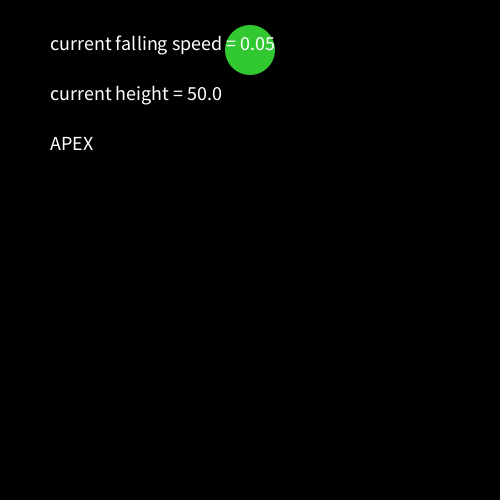
Frame 1 (no input)
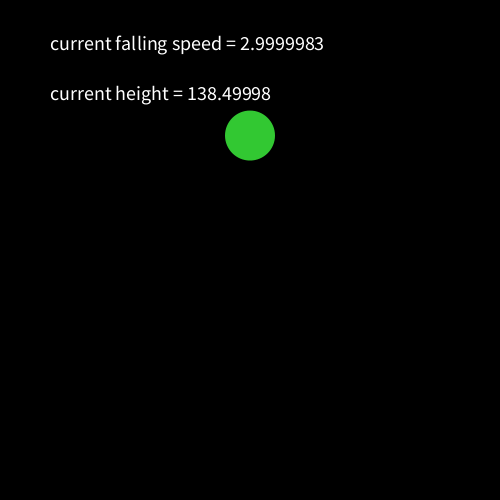
Frame 60 (the mouse pressed at the canvas centre just before this capture)
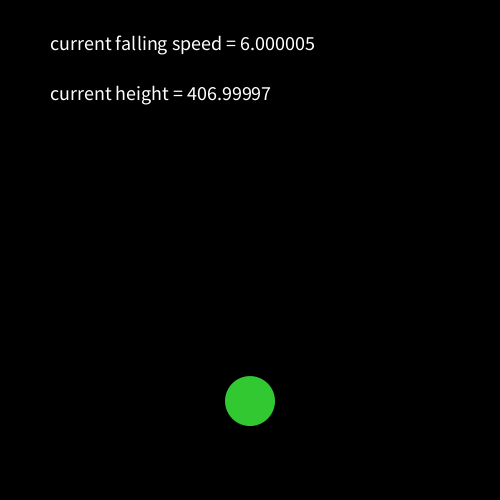
Frame 120 (the mouse held since frame 60 and released just before this capture)

The Processing sketch that drew these frames (run headless with seeded random() and noise(); from frame 60 on, the mouse is pressed at the canvas centre):

// Processing sketch: Bouncing_ball
// ── Bouncing_ball.pde
//Make a circle that bounces on the ground and changes color
//Add simple gravity that diminishes bounce over time


float x = 250;         //location on x axis
float y = 50;          //location on y axis
float speed = 0;       //speed of the square
float gravity = 0.05;   //creating a gravity multiplier for later use with speed
float r = 50;          //assigning the color of the circle
float g = 200;
float b = 50; 



void setup() {
  
  noStroke ();
  size (500, 500);
  
  fill (200);
  
 
  
}

void draw() { 

 
  //defining the color of the circle
  //this function changes the color of the circle every time it hits the bottom of the frame
 
 //setting background to refresh with draw (changes colors when ball bounces)
  background(r -200, g - 200, b - 200);
  
    if (y >= height-15){
      r = random(255);
      b = random(255);
      g = random(255);
      background(r -200, g - 200, b - 200);
    }
    
  fill(r, g, b); 
  
  //assigning x and y to the circle and setting the size to 50
  circle(x, y , 50);
  
  
  //creating a falling effect
  y = y + speed;              //changing height of the circle in increments equal to speed
  speed = speed + gravity;    //changing speed in increments equal to gravity: gravity controls the increase of speed 
 
  
  //creating the color of the text
  fill(255);
  textSize(20);
  //setting a speed sensor to tell us the speed and height of the ball
  text("current falling speed = "+speed , 50, 50);
  text("current height = " + y, 50, 100);
  
  //apex sensor if the ball's speed is low enough
  if (abs(speed) < 0.5) {
    text("APEX", 50, 150);
  }
  
  if (y > height-15) {
    if (speed > 4) {
  //once the ball hits the bottom of the screen, it should bounce back up.
  //reversing the speed of the ball allows the y axis change to become negative, meaning the ball moves upwards
  //multiplying by -0.85 mimics a dampening of speed that would occur in real life
    speed = speed * (-0.85);
    
  //if the ball hits the bottom of the screen and is moving slow enough, the speed will instead just be reversed without a dampening effect
  //this allows the ball to continue bouncing forever
    } else if (abs(speed) < 4){
      speed = -(speed);
    }
  }
 //end draw 
}
  
  
  

     
     
   
